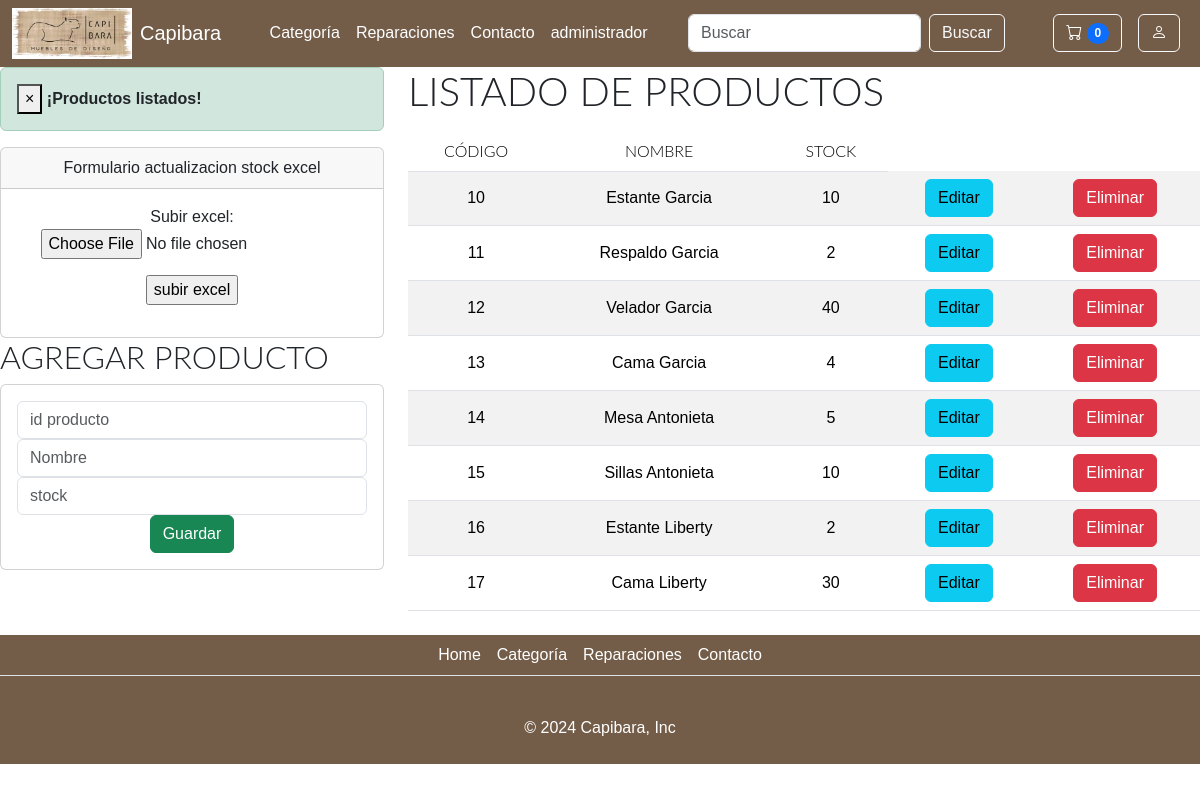
Page /administrador on the committed database.
### crud/models.py (models this page shows)
class Product(models.Model):
    ProductId = AutoField(primary_key=True, verbose_name='Id Producto')
    nombre = CharField(max_length=100)
    clasificacion = ForeignKey(Clasification, on_delete=models.CASCADE, default=0)
    tipo = ForeignKey(ProductType, on_delete=models.CASCADE, default=0)
    clase = ForeignKey(ProductClass, on_delete=models.CASCADE, default=0, null=True)
    stock_disponible = IntegerField()
    image = ImageField(upload_to='capibara/images/')
    precio = DecimalField(max_digits=10, decimal_places=0, default=0)
    largo = DecimalField(max_digits=5, decimal_places=2, default=0)
    ancho = DecimalField(max_digits=5, decimal_places=2, default=0)
    alto = DecimalField(max_digits=5, decimal_places=2, default=0)
    materiales_planchas = IntegerField(default=0)
    materiales_tornillos = IntegerField(default=0)
    pegamento = IntegerField(default=0)
    manillas = IntegerField(default=0)
    bisagras = IntegerField(default=0)
    patas_goma = IntegerField(default=0)
    riel = IntegerField(default=0)
    created_at = DateTimeField(verbose_name='Fecha registro', auto_now_add=True)
    updated_at = DateTimeField(verbose_name='Fecha actualización', auto_now=True)

### core/views.py (the view)
# urls.py: path('administrador',views.administrador, name='administrador'),
def administrador(request):
  products = Product.objects.all()
  cart = Cart(request)
  cantidad_productos = len(cart)
  messages.success(request, '¡Productos listados!')
  return render(request, 'administrador.html', {'products': products, 'cart': cart, 'cantidad_productos': cantidad_productos})

### cart/cart.py (called while the page is built)
    def __len__(self):
        return sum(item['quantity'] for item in self.cart.values())

### core/templates/administrador.html
{% extends 'layout.html' %} {% load static %}
{% block content %}
  <div class="row">
    <div class="col-sm-12 col-md-6 col-lg-4 col-xl-4">
        {% if messages %}
        {% for message in messages %}
        <div class="alert alert-dismissible alert-success">
            <button type="button" class="close" data-dismiss="alert">&times;</button>
            <strong class="text-dark">{{ message }}</strong>
        </div>
        {% endfor %}
        {% endif %}
    <div class="card text-center ">
      <div class="card-header">
        Formulario actualizacion stock excel
      </div>
      <div class="card-body">
        <form action="enviar formulario" method="get">
          <p>Subir excel: <input type="file" />
          <p>
              <input type="submit" value="subir excel" href="home.html">
          </p>
        </form>
      </div>
    </div>
    <h2>Agregar producto</h2>
    <div class="card text-center">
        <div class="card-body">
            <form action="/registrarproduct/" method="POST">{% csrf_token %}
                <div class="form-group">
                    <input type="text" id="txtProductId" name="txtProductId" class="form-control" placeholder="id producto"
                        minlength="6" maxlength="6" required>
                </div>
                <div class="form-group">
                    <input type="text" id="txtNombre" name="txtNombre" class="form-control" placeholder="Nombre"
                        maxlength="50" required>
                </div>
                <div class="form-group">
                    <input type="text" id="stock" name="stock" class="form-control" placeholder="stock"  required>
                </div>
                <div class="form-group">
                    <button type="submit" class="btn btn-success btn-block text-white">Guardar</button>
                </div>
            </form>
        </div>
    </div>
</div>
    <div class="col-sm-12 col-md-6 col-lg-8 col-xl-8">
        <h1>Listado de Productos</h1>
        <div class="table-responsive py-2">
            <table class="table table-striped">
                <thead>
                    <tr>
                        <th>Código</th>
                        <th>Nombre</th>
                        <th>stock</th>
                    </tr>
                </thead>
                <tbody>
                    {% for p in products %}
                    <tr>
                        <td>{{p.ProductId}}</td>
                        <td>{{p.nombre}}</td>
                        <td>{{p.stock_disponible}}</td>
                        <td><a href="edicionproduct/{{p.ProductId}}" class="btn btn-info">Editar</a></td>
                        <td><a href="eliminarproduct/{{p.ProductId}}" class="btn btn-danger btnEliminacion">Eliminar</a></td>
                    </tr>
                    {% endfor %}
                </tbody>
            </table>
        </div>
    </div>
</div>
{% endblock %}

### core/static/styles.css (style rules this page uses)
:root { --color1: #402B18; --color2: #735D49; --color3: #BFA38A; --color4: #D9BEA7; --color5: #260F01; }
th, td { text-align: center; vertical-align: middle; }
h1, h2, h3, h4, h5, h6, th { font-family: "Lato", sans-serif; font-weight: 300; text-transform: uppercase; }
body, input, select { font-family: "Josefin Sans", sans-serif; }
@media screen and (min-width: 768px) { .row { flex-direction: row !important; } }
.row { display: flex; align-items: stretch; flex-direction: column-reverse; }
table { border-bottom: 1px solid black; }
table td { padding: 10px; }

### rows in the picture
Product: ProductId "10", nombre "Estante Garcia", stock_disponible "10"
Product: ProductId "11", nombre "Respaldo Garcia", stock_disponible "2"
Product: ProductId "12", nombre "Velador Garcia", stock_disponible "40"
Product: ProductId "13", nombre "Cama Garcia", stock_disponible "4"
Product: ProductId "14", nombre "Mesa Antonieta", stock_disponible "5"
Product: ProductId "15", nombre "Sillas Antonieta", stock_disponible "10"
Product: ProductId "16", nombre "Estante Liberty", stock_disponible "2"
Product: ProductId "17", nombre "Cama Liberty", stock_disponible "30"

### other values in the picture
{{ cantidad_productos }} "0"
{{ message }} "¡Productos listados!"
